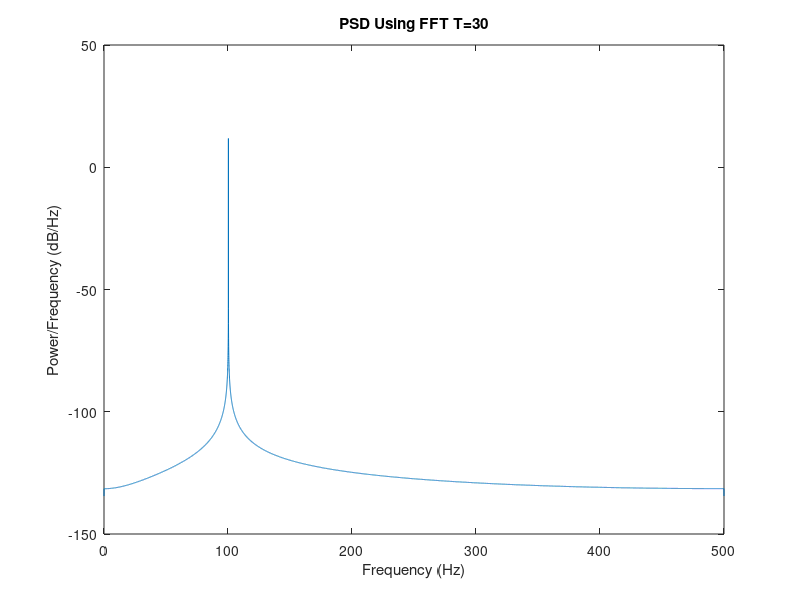
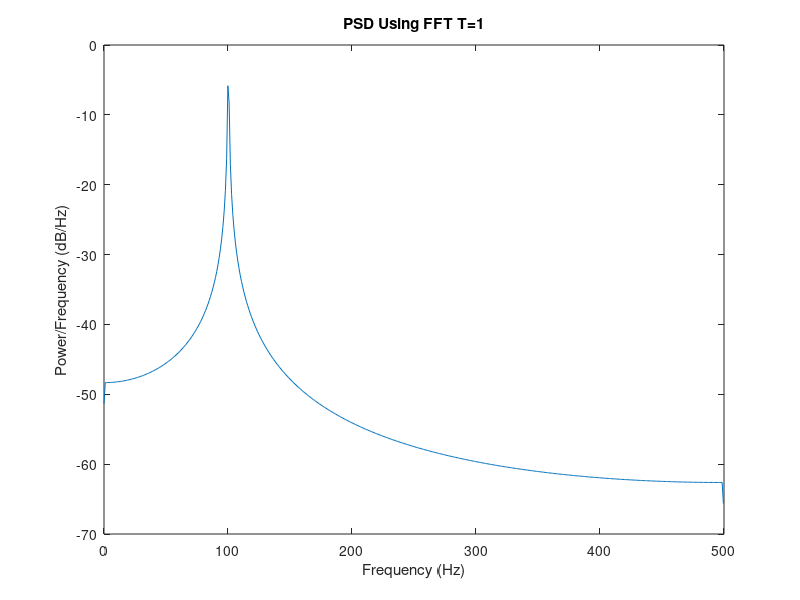

MATLAB code for these plots, in order:
%% Lab2_Section5.3
%%

clear all
close all
clc


rng default
% Fs = 1000;
% t = 0:1/Fs:1-1/Fs;
% x = cos(2*pi*100*t) + randn(size(t));

fs = 1000; % Hz (sample/sec)
dt = 1/fs; % seconds per sampl (
TT1 = 30; %length of sample
TT2 = 1;
f0 = 100.33;                        % Hz -- our actual freq
T = 1/f0;                      % period of sampling in s
t1 = [0:dt:TT1];                 % length of time increments, length equal to two period (2*T)
t2 = [0:dt:TT2]; 
w0 = 2*pi*f0;                   % omega of our actual signal

s1 = sin(w0*t1);
s2 = sin(w0*t2);
N = round(2*T*fs); % number of samples, odd
n = 0:N-1;  %

N1=length(s1); 
fft1 =fft(s1);
fft1 = fft1(1:N1/2+1);

psdn1 = (1/(fs*N1))* abs(fft1).^2;
psdn1(2:end-1) = 2*psdn1(2:end-1);
freq1 = 0:fs/length(s1):fs/2;

N2=length(s2); 
fft2 =fft(s2);
fft2 = fft2(1:N2/2+1);

psdn2 = (1/(fs*N2))* abs(fft2).^2;
psdn2(2:end-1) = 2*psdn2(2:end-1); 
freq2 = 0:fs/length(s2):fs/2; 


figure (1)
plot(freq1,10*log10(psdn1))
title('PSD Using FFT T=30')
xlabel('Frequency (Hz)')
ylabel('Power/Frequency (dB/Hz)')

figure (2)
plot(freq2,10*log10(psdn2))
title('PSD Using FFT T=1')
xlabel('Frequency (Hz)')
ylabel('Power/Frequency (dB/Hz)')